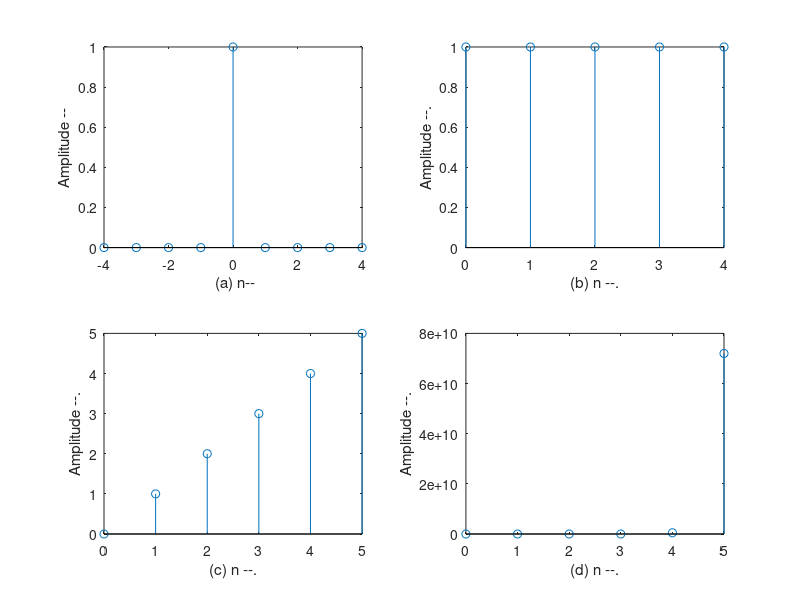
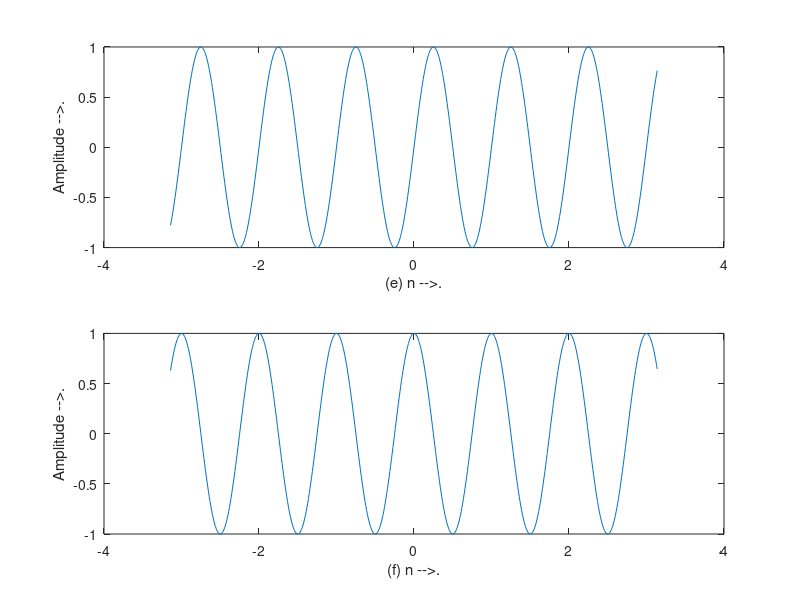

These figures' MATLAB source, in order:
clc;
% Combine all the figures related to the unit_impulse, unit_step_sequence
% and ramp sequence and exponential_signal
figure(1)
x=-4:1:4;
y=[zeros(1,4) ones(1,1) zeros(1,4)];
subplot(2,2,1);
stem(x,y);
ylabel('Amplitude --');
xlabel(' (a) n--');

n=input('enter the N value');
t=0:1:n-1; 
y1=ones(1,n);
subplot(2,2,2); 
stem(t,y1);
ylabel('Amplitude --.');
xlabel('(b) n --.');
n1=input('enter the length of ramp sequence');
t=0:n1;
subplot(2,2,3);
stem(t,t);
ylabel('Amplitude --.');
xlabel('(c) n --.');
n2=input('enter the length of exponential sequence');
t=0:n2;
a=input('Enter the a value');
y2=exp(a*t);
subplot(2,2,4);
stem(t,y2);
ylabel('Amplitude --.');
xlabel('(d) n --.');
figure(2)
%Plotting both the sine and cosine signal in figure 2
%Plotting the sine signal
t=-pi:.01:pi;
y=sin(2*pi*t);
subplot(2,1,1);
plot(t,y);
ylabel('Amplitude -->.');
xlabel('(e) n -->.');
%plotting the cosine signal
t=-pi:.01:pi;
y=cos(2*pi*t);
subplot(2,1,2);
plot(t,y);
ylabel('Amplitude -->.');
xlabel('(f) n -->.');
